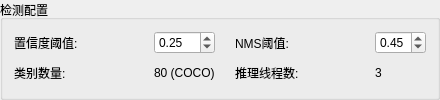
                                <widget class="QGroupBox" name="grpDetectInfo">
                                    <property name="title">
                                        <string>检测配置</string>
                                    </property>
                                    <layout class="QGridLayout" name="gridLayout_detect">
                                        <property name="horizontalSpacing">
                                            <number>20</number>
                                        </property>
                                        <property name="verticalSpacing">
                                            <number>6</number>
                                        </property>
                                        <item row="0" column="0">
                                            <widget class="QLabel" name="labBoxThresh">
                                                <property name="text">
                                                    <string>置信度阈值:</string>
                                                </property>
                                                <property name="minimumSize">
                                                    <size>
                                                        <width>120</width>
                                                        <height>0</height>
                                                    </size>
                                                </property>
                                            </widget>
                                        </item>
                                        <item row="0" column="1">
                                            <widget class="QDoubleSpinBox" name="spinBoxConfThresh">
                                                <property name="value">
                                                    <double>0.25</double>
                                                </property>
                                                <property name="minimum">
                                                    <double>0.0</double>
                                                </property>
                                                <property name="maximum">
                                                    <double>1.0</double>
                                                </property>
                                                <property name="singleStep">
                                                    <double>0.05</double>
                                                </property>
                                                <property name="decimals">
                                                    <double>2</double>
                                                </property>
                                            </widget>
                                        </item>
                                        <item row="0" column="2">
                                            <widget class="QLabel" name="labNmsThresh">
                                                <property name="text">
                                                    <string>NMS阈值:</string>
                                                </property>
                                                <property name="minimumSize">
                                                    <size>
                                                        <width>120</width>
                                                        <height>0</height>
                                                    </size>
                                                </property>
                                            </widget>
                                        </item>
                                        <item row="0" column="3">
                                            <widget class="QDoubleSpinBox" name="spinBoxNmsThresh">
                                                <property name="value">
                                                    <double>0.45</double>
                                                </property>
                                                <property name="minimum">
                                                    <double>0.0</double>
                                                </property>
                                                <property name="maximum">
                                                    <double>1.0</double>
                                                </property>
                                                <property name="singleStep">
                                                    <double>0.05</double>
                                                </property>
                                                <property name="decimals">
                                                    <double>2</double>
                                                </property>
                                            </widget>
                                        </item>
                                        <item row="1" column="0">
                                            <widget class="QLabel" name="labClassNum">
                                                <property name="text">
                                                    <string>类别数量:</string>
                                                </property>
                                                <property name="minimumSize">
                                                    <size>
                                                        <width>120</width>
                                                        <height>0</height>
                                                    </size>
                                                </property>
                                            </widget>
                                        </item>
                                        <item row="1" column="1">
                                            <widget class="QLabel" name="labClassNumVal">
                                                <property name="text">
                                                    <string>80 (COCO)</string>
                                                </property>
                                            </widget>
                                        </item>
                                        <item row="1" column="2">
                                            <widget class="QLabel" name="labThreads">
                                                <property name="text">
                                                    <string>推理线程数:</string>
                                                </property>
                                                <property name="minimumSize">
                                                    <size>
                                                        <width>120</width>
                                                        <height>0</height>
                                                    </size>
                                                </property>
                                            </widget>
                                        </item>
                                        <item row="1" column="3">
                                            <widget class="QLabel" name="labThreadsVal">
                                                <property name="text">
                                                    <string>3</string>
                                                </property>
                                            </widget>
                                        </item>
                                    </layout>
                                </widget>
